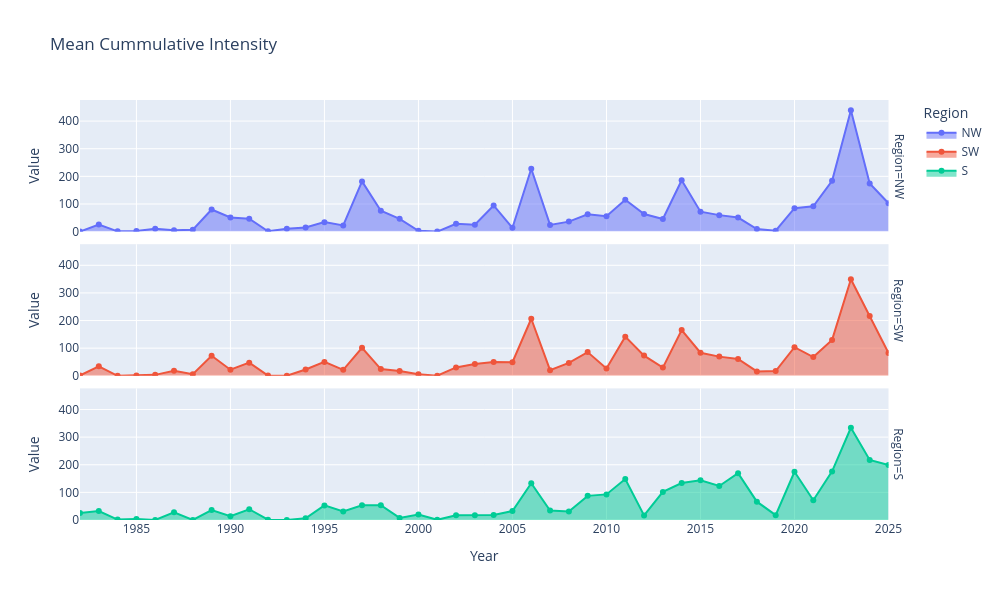

Notebook code for this chart:
### Code cell
fig = px.area(
    df[(df['Metric'] == 'cummulative_intensity') & (df['Agg'] == 'mean')],
    x='Year',
    y='Value',
    facet_row= 'Region',
    color='Region',
    markers=True,
    title='Mean Cummulative Intensity'
)

fig.update_layout(width=1000, height=600)

fig.show()

### Figure 1 — Plotly figure (JSON) as saved in the notebook; plotly's stock layout.template omitted (floating-point values rounded to 4 significant figures)
{"data": [{"fillpattern": {"shape": ""}, "hovertemplate": "Region=NW<br>Year=%{x}<br>Value=%{y}<extra></extra>", "legendgroup": "NW", "line": {"color": "#636efa"}, "marker": {"symbol": "circle"}, "mode": "lines+markers", "name": "NW", "orientation": "v", "showlegend": true, "stackgroup": "1", "type": "scatter", "x": [1982, 1983, 1984, 1985, 1986, 1987, 1988, 1989, 1990, 1991, 1992, 1993, 1994, 1995, 1996, 1997, 1998, 1999, 2000, 2001, 2002, 2003, 2004, 2005, 2006, 2007, 2008, 2009, 2010, 2011, 2012, 2013, 2014, 2015, 2016, 2017, 2018, 2019, 2020, 2021, 2022, 2023, 2024, 2025], "xaxis": "x3", "y": [0.0, 25.57, 1.004, 2.427, 9.993, 4.722, 6.863, 79.84, 51.34, 46.75, 1.328, 10.02, 15.0, 34.28, 22.19, 181.7, 75.74, 46.21, 2.828, 0.0, 28.17, 24.54, 94.68, 13.8, 227.7, 24.11, 36.18, 62.63, 55.35, 115.3, 63.7, 45.7, 185.9, 72.24, 59.6, 50.83, 9.091, 3.504, 84.59, 91.85, 183.9, 439.0, 174.0, 102.7], "yaxis": "y3"}, {"fillpattern": {"shape": ""}, "hovertemplate": "Region=SW<br>Year=%{x}<br>Value=%{y}<extra></extra>", "legendgroup": "SW", "line": {"color": "#EF553B"}, "marker": {"symbol": "circle"}, "mode": "lines+markers", "name": "SW", "orientation": "v", "showlegend": true, "stackgroup": "1", "type": "scatter", "x": [1982, 1983, 1984, 1985, 1986, 1987, 1988, 1989, 1990, 1991, 1992, 1993, 1994, 1995, 1996, 1997, 1998, 1999, 2000, 2001, 2002, 2003, 2004, 2005, 2006, 2007, 2008, 2009, 2010, 2011, 2012, 2013, 2014, 2015, 2016, 2017, 2018, 2019, 2020, 2021, 2022, 2023, 2024, 2025], "xaxis": "x2", "y": [1.153, 34.16, 0.0, 0.9941, 3.405, 18.37, 6.022, 72.32, 22.09, 47.48, 0.6961, 0.2682, 22.69, 50.21, 21.46, 101.4, 24.24, 17.47, 5.709, 0.4433, 30.23, 42.49, 49.74, 49.23, 206.5, 20.23, 46.68, 85.73, 26.36, 141.8, 73.13, 29.62, 165.7, 83.52, 69.42, 60.79, 15.87, 17.04, 103.7, 67.69, 130.0, 349.2, 216.4, 82.24], "yaxis": "y2"}, {"fillpattern": {"shape": ""}, "hovertemplate": "Region=S<br>Year=%{x}<br>Value=%{y}<extra></extra>", "legendgroup": "S", "line": {"color": "#00cc96"}, "marker": {"symbol": "circle"}, "mode": "lines+markers", "name": "S", "orientation": "v", "showlegend": true, "stackgroup": "1", "type": "scatter", "x": [1982, 1983, 1984, 1985, 1986, 1987, 1988, 1989, 1990, 1991, 1992, 1993, 1994, 1995, 1996, 1997, 1998, 1999, 2000, 2001, 2002, 2003, 2004, 2005, 2006, 2007, 2008, 2009, 2010, 2011, 2012, 2013, 2014, 2015, 2016, 2017, 2018, 2019, 2020, 2021, 2022, 2023, 2024, 2025], "xaxis": "x", "y": [24.91, 32.66, 1.546, 3.248, 0.1216, 28.1, 0.1624, 36.01, 13.55, 38.97, 1.074, 0.3475, 6.181, 52.8, 31.16, 53.13, 53.34, 7.655, 20.1, 0.6313, 17.22, 17.23, 18.08, 32.27, 132.8, 34.48, 30.56, 87.37, 92.67, 148.3, 16.56, 101.7, 133.7, 143.6, 123.2, 169.2, 66.34, 17.48, 174.6, 71.48, 175.9, 333.9, 217.6, 199.2], "yaxis": "y"}], "layout": {"annotations": [{"font": {}, "showarrow": false, "text": "Region=S", "textangle": 90, "x": 0.98, "xanchor": "left", "xref": "paper", "y": 0.1567, "yanchor": "middle", "yref": "paper"}, {"font": {}, "showarrow": false, "text": "Region=SW", "textangle": 90, "x": 0.98, "xanchor": "left", "xref": "paper", "y": 0.5, "yanchor": "middle", "yref": "paper"}, {"font": {}, "showarrow": false, "text": "Region=NW", "textangle": 90, "x": 0.98, "xanchor": "left", "xref": "paper", "y": 0.8433, "yanchor": "middle", "yref": "paper"}], "height": 600, "legend": {"title": {"text": "Region"}, "tracegroupgap": 0}, "title": {"text": "Mean Cummulative Intensity"}, "width": 1000, "xaxis": {"anchor": "y", "domain": [0, 0.98], "title": {"text": "Year"}}, "xaxis2": {"anchor": "y2", "domain": [0, 0.98], "matches": "x", "showticklabels": false}, "xaxis3": {"anchor": "y3", "domain": [0, 0.98], "matches": "x", "showticklabels": false}, "yaxis": {"anchor": "x", "domain": [0, 0.3133], "title": {"text": "Value"}}, "yaxis2": {"anchor": "x2", "domain": [0.3433, 0.6567], "matches": "y", "title": {"text": "Value"}}, "yaxis3": {"anchor": "x3", "domain": [0.6867, 1.0], "matches": "y", "title": {"text": "Value"}}}}
